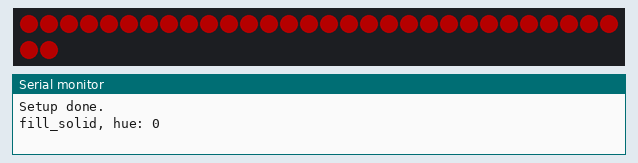
A sketch run on a simulated Arduino Uno, built with avr-gcc and run on an emulated ATmega328P. Parts: 32 RGB LEDs in strip order, left to right, continuing on the next row, the last lines printed to the serial monitor. Dim RGB values are drawn brighter than linear.

Above: at 1.6 s.
At 9.1 s:
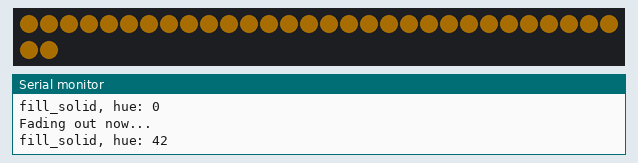
At 16.6 s:
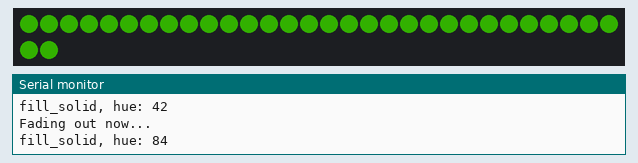
At 31.6 s:
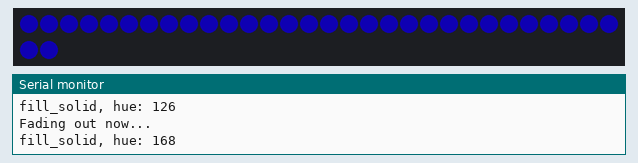
At 39.1 s:
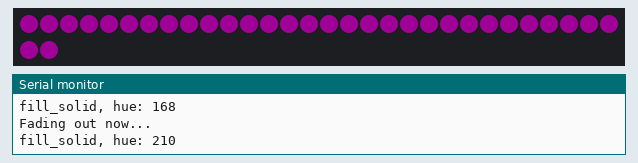

The sketch:

every_n_timer_variable_2.ino
```cpp
// EVERY_N variable timer example
// Turns all pixels on for a short time then fades them out
// to black.  Holds black for a short time and then repeats
// On/Fade/Off pattern.
//
// A new hue is displayed each time.
//
//
// Marc Miller, June 2020
//              Aug 2025 - Removed the two FastLED.show() calls
//                         inside the if statements and put a
//                         single show() at the bottom of the loop.
//                       - Reduced max brightness since this turns
//                         on all the pixels at once.
//---------------------------------------------------------------

#include "FastLED.h"
#define LED_TYPE LPD8806
#define DATA_PIN 11
#define CLOCK_PIN 13
#define NUM_LEDS 32
#define COLOR_ORDER GRB
#define BRIGHTNESS 64
CRGB leds[NUM_LEDS];

static uint8_t gHue;
static boolean P = 0;


//---------------------------------------------------------------
void setup() {
  Serial.begin(115200);
  delay(1500);  // startup delay
  FastLED.addLeds<LED_TYPE, DATA_PIN, CLOCK_PIN, COLOR_ORDER>(leds, NUM_LEDS)
      .setCorrection( TypicalLEDStrip );
  FastLED.setBrightness(BRIGHTNESS);
  Serial.println("Setup done. \n");
}

//---------------------------------------------------------------


void loop() {

  EVERY_N_MILLISECONDS_I( timingObj, 1) {
    // This initally defaults to 1 millisecond, but then will
    // imediately use the timingObj.setPeriod times below.
    // You can name "timingObj" anything you want.

    P = !P;  // toggle P between 0 and 1

    if (P) {
      timingObj.setPeriod(2500);  // time [milliseconds] to display solid before fading
      fill_solid(leds, NUM_LEDS, CHSV(gHue, 255, 255));
      Serial.print("fill_solid, hue: "); Serial.println(gHue);
    } else {
      timingObj.setPeriod(5000);
      Serial.println("Fading out now...\n");
      gHue = gHue + 42;  // set a new hue
    }

  }  // end of every_n variable timing


  if (P == 0) {
    EVERY_N_MILLISECONDS(10) {
      fadeToBlackBy(leds, NUM_LEDS, 1);  // fade out
    }
  }

  FastLED.show();


}  // end main loop
```
